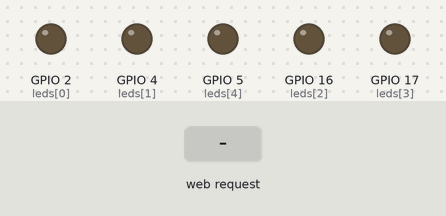
This sketch was run on a simulated ESP32. Parts: output pins drawn as LEDs (lit = HIGH). Inputs (shaded band) come from the test bench. WiFi joins after 1.5 s; servers stay silent unless stated; what the sketch prints to the serial monitor is not drawn.

Above: at 3.2 s.
3.3 s: HTTP request GET /alternating_start received
At 3.7 s:
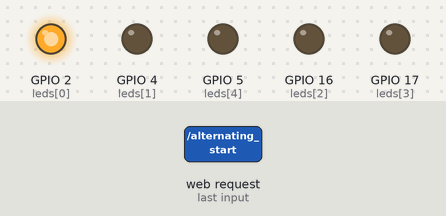
At 4.1 s:
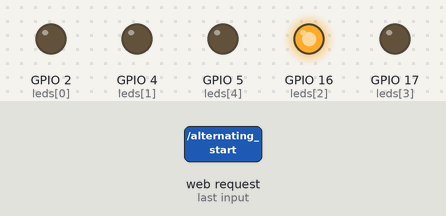
6.3 s: HTTP request GET /press_all received
9.3 s: HTTP request GET /center_to_bottom_start received
12.3 s: HTTP request GET /stop received
At 12.9 s:
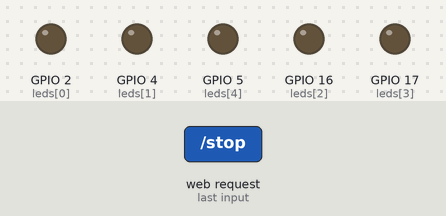
Timing chart, 0 to 14.8 s (numbered marks = the images above; inputs shaded):
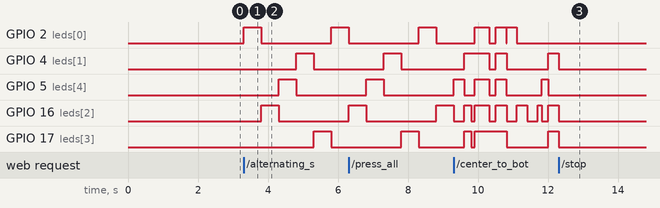

Measured:
- after the input at 3.3 s, GPIO 2 (leds[0]): LOW → HIGH at once, → LOW 0.50 s later, → HIGH 2.0 s later; GPIO 4 (leds[1]): LOW → HIGH after 1.5 s, → LOW 0.50 s later; GPIO 5 (leds[4]): LOW → HIGH after 1.0 s, → LOW 0.50 s later; GPIO 16 (leds[2]): LOW → HIGH after 0.50 s, → LOW 0.50 s later; GPIO 17 (leds[3]): LOW → HIGH after 2.0 s, → LOW 0.50 s later
- after the input at 12.3 s, GPIO 2 (leds[0]), GPIO 5 (leds[4]): stops changing and stays LOW; GPIO 16 (leds[2]), GPIO 17 (leds[3]): goes on until 12.3 s, then stays LOW

The sketch:

Activity1.ino
```cpp
#include <WiFi.h>
#include <WebServer.h>

const char* ssid = "misty";
const char* password = "CHIYASEEDS";


const int leds[] = {2, 4, 16, 17, 5};  // LED Pins
const int ledCount = 5;

WebServer server(80);
bool runAlternating = false;
bool runCenterToBottom = false;
void handleRoot() {
  String html = "<!DOCTYPE html><html><head>";
  html += "<title>ESP32 LED Control</title>";
  html += "<style>";
  html += "body { font-family: Arial, sans-serif; text-align: center; background-color: #f4f4f4; padding: 20px; }";
  html += ".container { background: white; padding: 20px; border-radius: 10px; box-shadow: 0px 0px 10px rgba(0, 0, 0, 0.1); max-width: 400px; margin: auto; }";
  html += "h1 { color: #333; }";
  html += "button { width: 100%; padding: 10px; margin: 10px 0; border: none; border-radius: 5px; font-size: 16px; acursor: pointer; }";
  html += "button:hover { opacity: 0.8; }";
  html += ".btn-green { background-color: #4CAF50; color: white; }";
  html += ".btn-blue { background-color: #008CBA; color: white; }";
  html += ".btn-red { background-color: #f44336; color: white; }";
  html += ".btn-orange { background-color: #ff9800; color: white; }";
  html += "</style></head><body>";
  html += "<div class='container'>";
  html += "<h1>ESP32 LED Control</h1>";
  html += "<button class='btn-green' onclick=\"fetch('/press_all').then(response => alert('Toggled All LEDs'))\">Press All</button>";
  html += "<button class='btn-blue' onclick=\"fetch('/alternating_start').then(response => alert('Alternating Started'))\">Start Alternating Light</button>";
  html += "<button class='btn-red' onclick=\"fetch('/center_to_bottom_start').then(response => alert('Center to Bottom Started'))\">Start Center to Bottom</button>";
  html += "<button class='btn-orange' onclick=\"fetch('/stop').then(response => alert('Patterns Stopped'))\">Stop</button>";
  html += "</div></body></html>";
  server.send(200, "text/html", html);
}
void toggleAll() {
  static bool state = false;
  state = !state;
  for (int i = 0; i < ledCount; i++) {
    digitalWrite(leds[i], state ? HIGH : LOW);
  }
  server.send(200, "text/plain", "All LEDs toggled");
}

void startAlternating() {
  runAlternating = true;
  server.send(200, "text/plain", "Alternating LEDs Started");
}
void startCenterToBottom() {
  runCenterToBottom = true;
  server.send(200, "text/plain", "Center to Bottom Started");
}
void stopPatterns() {
  runAlternating = false;
  runCenterToBottom = false;
  for (int i = 0; i < ledCount; i++) {
    digitalWrite(leds[i], LOW);
  }
  server.send(200, "text/plain", "Patterns Stopped");
}
void loopAlternating() {
  static unsigned long lastTime = 0;
  static int step = 0;
  const int pattern[] = {0, 2, 4, 1, 3};
  const int patternLength = sizeof(pattern) / sizeof(pattern[0]);

  if (runAlternating && millis() - lastTime > 500) {
    lastTime = millis();
    for (int i = 0; i < ledCount; i++) {
      digitalWrite(leds[i], LOW);
    }
    digitalWrite(leds[pattern[step]], HIGH);
    step = (step + 1) % patternLength;
  }
}
void loopCenterToBottom() {
  static unsigned long lastTime = 0;
  static int step = 0;
  static bool forward = true;

  if (runCenterToBottom && millis() - lastTime > 300) {
    lastTime = millis();

    for (int i = 0; i < ledCount; i++) {
      digitalWrite(leds[i], LOW);
    }

    int mid = ledCount / 2;
    for (int i = 0; i <= step; i++) {
      if (mid - i >= 0) digitalWrite(leds[mid - i], HIGH);
      if (mid + i < ledCount) digitalWrite(leds[mid + i], HIGH);
    }

    if (forward) {
      step++;
      if (step > mid) forward = false;
    } else {
      step--;
      if (step < 0) forward = true;
    }
  }
}
void setup() {
  Serial.begin(115200);
  for (int i = 0; i < ledCount; i++) {
    pinMode(leds[i], OUTPUT);
    digitalWrite(leds[i], LOW);
  }
  WiFi.begin(ssid, password);
  while (WiFi.status() != WL_CONNECTED) {
    delay(1000);
    Serial.println("Connecting to WiFi...");
  }
  Serial.println("Connected to WiFi");
  Serial.println(WiFi.localIP());

  server.on("/", handleRoot);
  server.on("/press_all", toggleAll);
  server.on("/alternating_start", startAlternating);
  server.on("/center_to_bottom_start", startCenterToBottom);
  server.on("/stop", stopPatterns);

  server.begin();
  Serial.println("HTTP server started");
}
void loop() {
  server.handleClient();
  loopAlternating();
  loopCenterToBottom();
}
```
